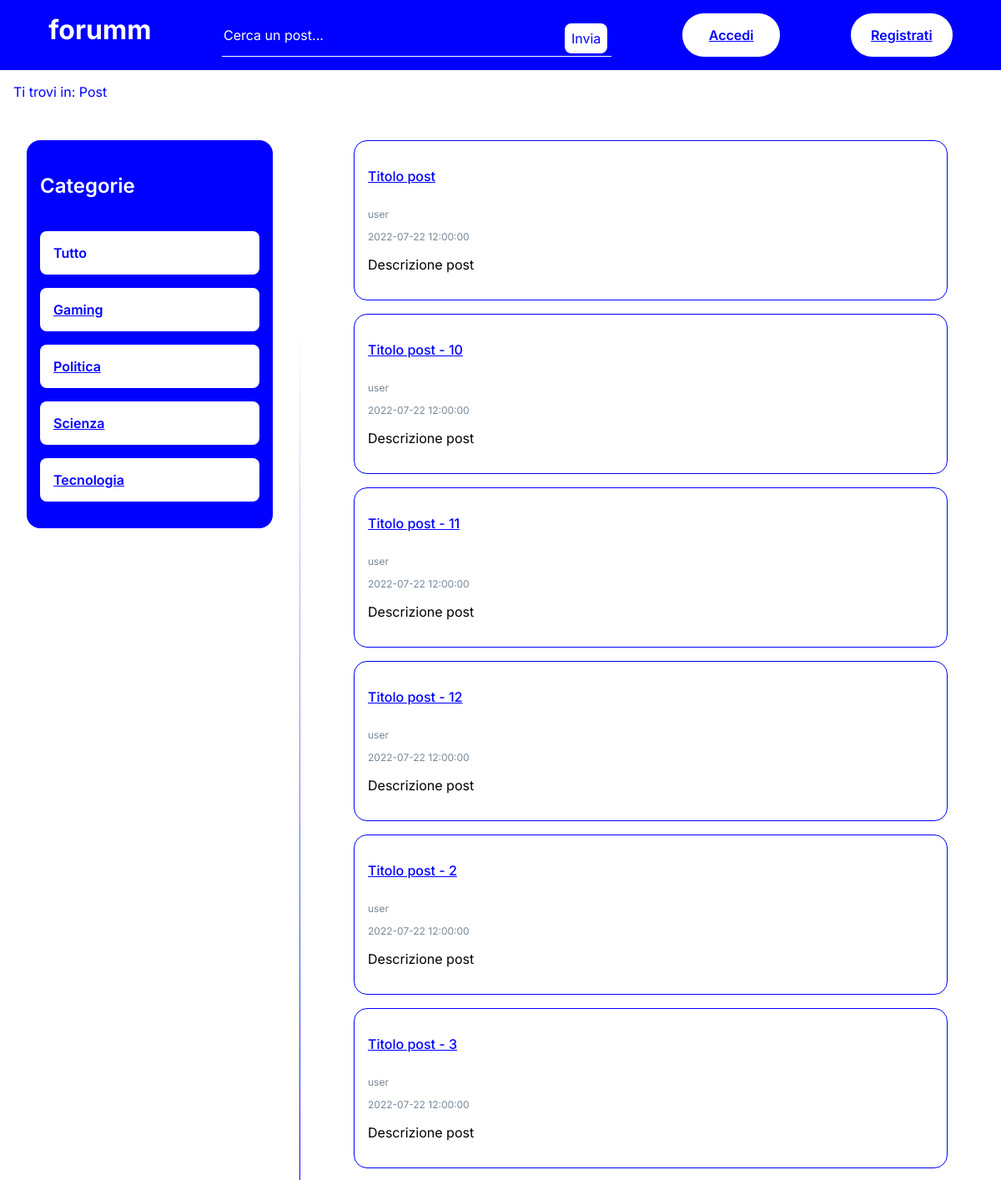
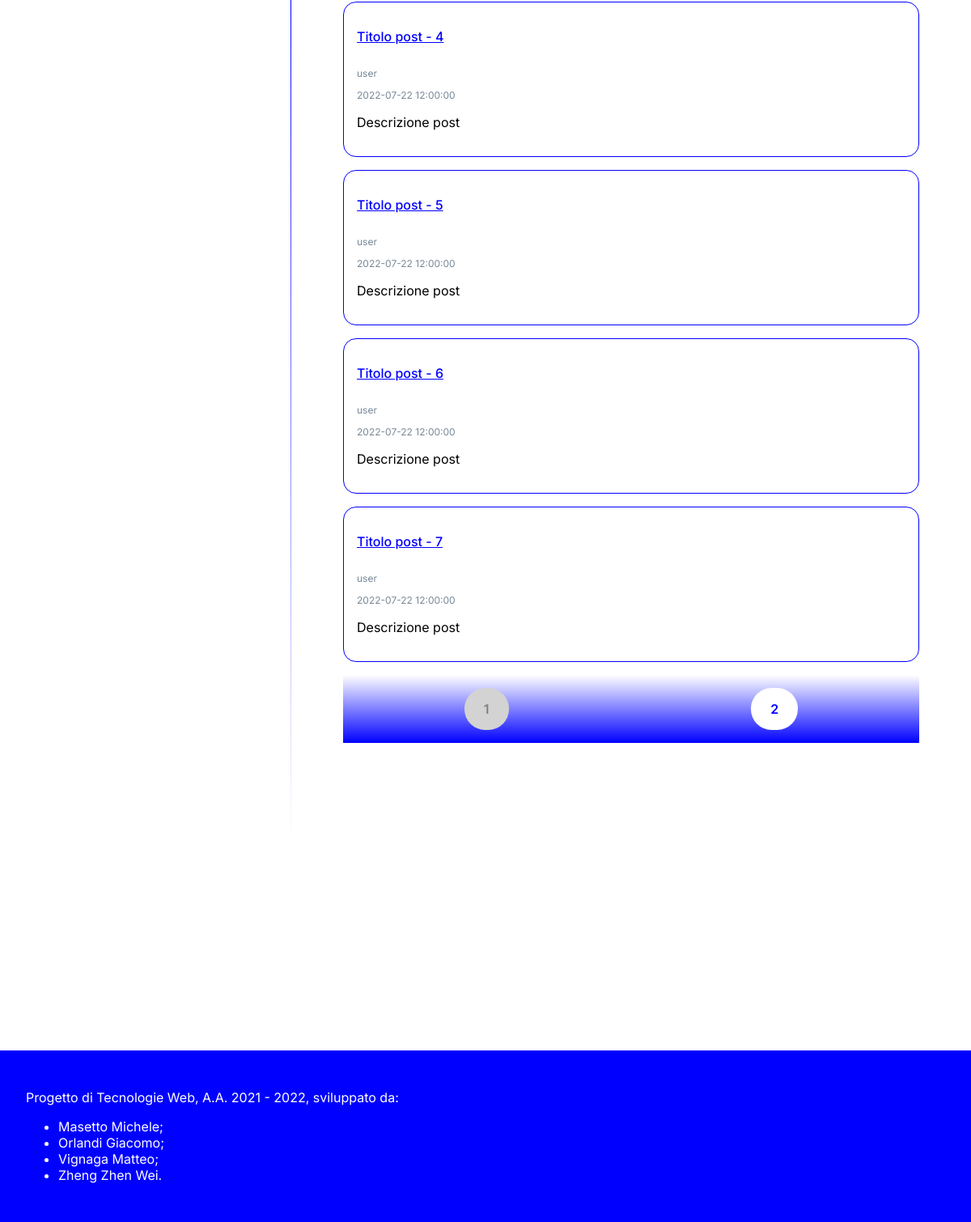
Before: / with the older database file (2 pictures, top to bottom).
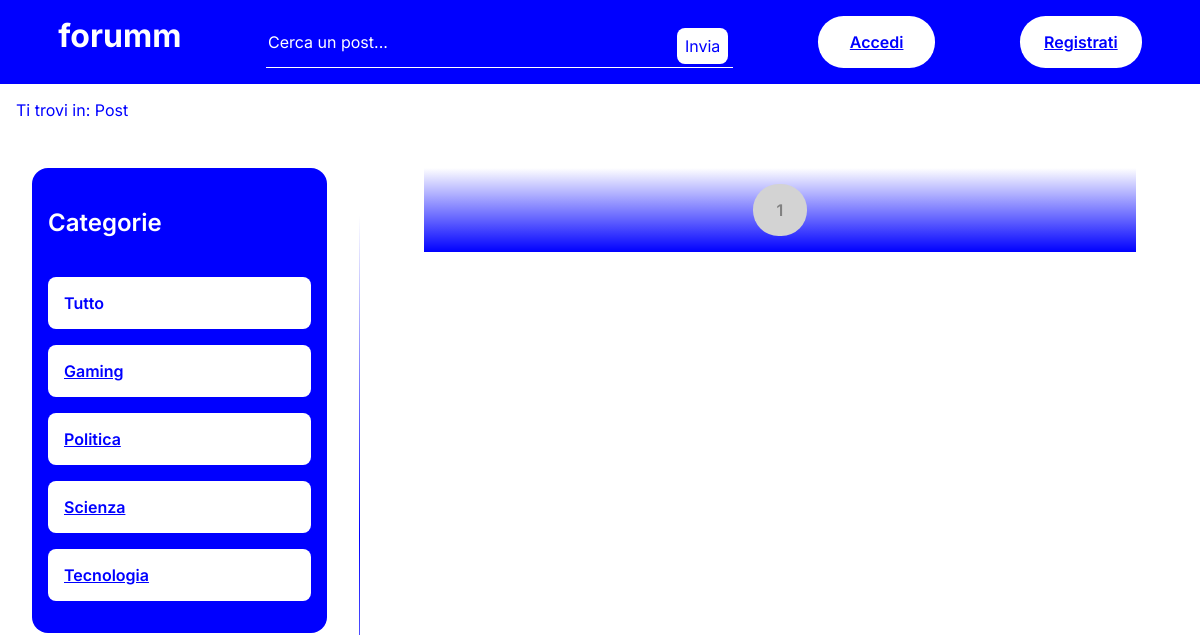
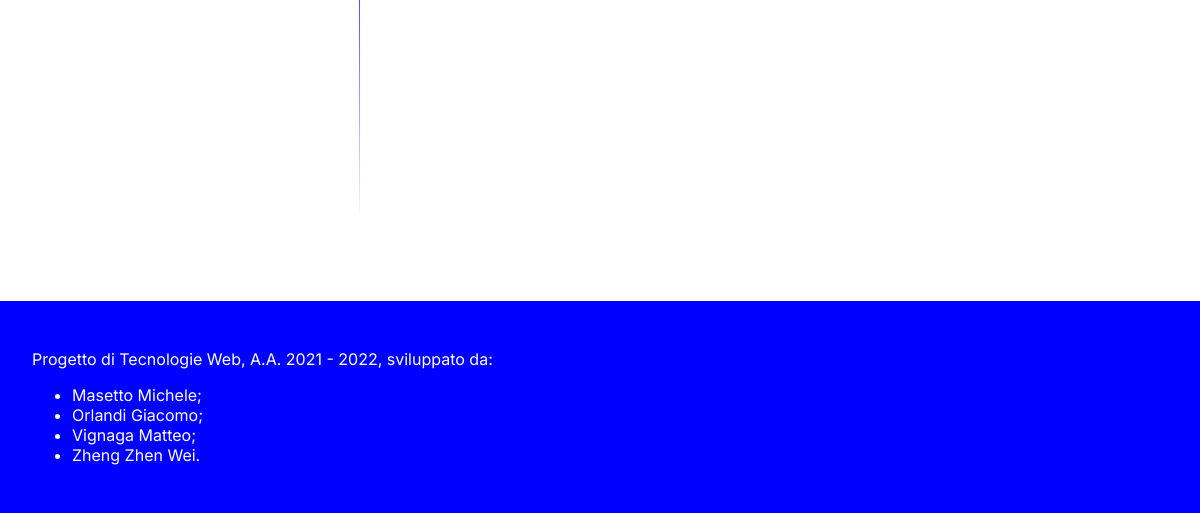
After: the same page with the newer database file (2 pictures, top to bottom).
### tables this page shows
CREATE TABLE `POST` (
  `title` varchar(319) NOT NULL,
  `user` varchar(319) NOT NULL,
  `category` varchar(319) NOT NULL,
  `date` timestamp NOT NULL DEFAULT current_timestamp(),
  `description` varchar(319) NOT NULL
);

### utils/dbConnection.php (called while the page is built, shortened)
<?php
class DBAccess {
    private $connection;
    public function openDBConnection() {
        $this->connection = mysqli_connect(
            DBAccess::HOST_DB,
            DBAccess::USERNAME,
            DBAccess::PASSWORD,
            DBAccess::DATABASE_NAME
        );
        if ($this->connection)
            mysqli_query($this->connection, "SET lc_time_names = 'it_IT'");
        return $this->connection;
    }
    private function query($query) {
        $queryResult = mysqli_query($this->connection, $query);
        $result = array();
        while ($row = mysqli_fetch_assoc($queryResult)) {
            $result[] = $row;
        }
        return $result;
    }
    public function getPostByCategory($category) {
        $query = "SELECT * FROM `POST` WHERE `category`='$category'";
        return $this->query($query);
    }
    public function getPostByCategoryByPage($category, $page) {
        $page = ($page - 1) * 10;
        $nextPage = $page + 10;
        $query = "SELECT `P1`.`title`, `P1`.`user`, `P1`.`date`, `P1`.`description`
            FROM (
                SELECT *
                FROM `POST`
                WHERE `category`='$category'
                LIMIT $nextPage
            ) AS `P1` LEFT JOIN (
                SELECT title
                FROM `POST`
                WHERE `category`='$category'
                LIMIT $page
            ) AS `P2` ON `P1`.`title`=`P2`.`title`
            WHERE `P2`.`title` IS NULL";
        return $this->query($query);
    }
}
?>

### utils/utilityFunctions.php (called while the page is built, shortened)
<?php
class UtilityFunctions {
    public static function replace($url, $array) {
        $html = file_get_contents($url);
        return UtilityFunctions::replaceFromHTML($html, $array);
    }
    public static function replaceFromHTML($html, $array) {
        foreach ($array as $key => $value)
            $html = str_replace($key, $value, $html);
        return $html;
    }
}
?>

### index.php (the view, shortened to what this page needs)
<?php
require_once "./utils/dbConnection.php";
require_once "./utils/utilityFunctions.php";
$db = new DBAccess();
$dbConnection = $db->openDBConnection();
$HTMLPost = "";
$HTMLPagination = "";
if ($dbConnection) {
    $category = $_GET["category"] ? mysqli_real_escape_string($dbConnection, $_GET["category"]) : "all";
    $HTMLPagination .= "<input type='text' name='category' value='$category' />";
    $page = $_GET["page"] ? mysqli_real_escape_string($dbConnection, $_GET["page"]) : '1';
    $page = intval($page);
    $post = $db->getPostByCategoryByPage(
        $category !== "all" ? $category : "' OR ''='",
        $page
    );
    foreach ($post as $p) {
        $HTMLPost .= "<div class='post'>
            <h3>
                <a href='commenti/?title={$p["title"]}'>{$p["title"]}</a>
            </h3>
            <p class='author'>{$p["user"]}</p>
            <p class='date'>{$p["date"]}</p>
            <p>{$p["description"]}</p>
        </div>";
    }
    $post = $db->getPostByCategory($category !== "all" ? $category : "' OR ''='");
    for ($pagination = 1; $pagination <= (count($post) / 10) + 1; ++$pagination) {
        $HTMLPagination .= "<input
            type='submit'
            name='page'
            value=$pagination
            class='button'
            ".($pagination === $page ? "disabled='disabled'" : "")."
        />";
    }
}
$loginEffettuato="";
if(isset($_SESSION["isValid"])&&$_SESSION["isValid"])
{
    $loginEffettuato="<div id='logout' class='button'><a href='./logout.php'>Logout</a></div>
    <div id='elimina' class='button'><a href='./deleteAccount.php'>Elimina Account</a></div>";
}
else
{
$loginEffettuato="<div id=\"login\" class=\"button\">
<a href=\"login/login.php\">Accedi</a>
</div>
<div id=\"signup\" class=\"button\">
<a href=\"login/signup.php\">Registrati</a>
</div>";
}
echo UtilityFunctions::replace(
    "post/post.html",
    ["<post />" => $HTMLPost, "<pages />" => $HTMLPagination,
    "<div id=\"login\" class=\"button\">
            <a href=\"login/login.php\">Accedi</a>
        </div>
        <div id=\"signup\" class=\"button\">
            <a href=\"login/signup.php\">Registrati</a>
        </div>"=>$loginEffettuato]
);
?>

### index.css (style rules this page uses)
* { font-family: 'Inter', sans-serif; font-size: 1em; box-sizing: border-box; border: 0; }
body { margin: 0; }
h1 { font-size: 2em; font-weight: 700; }
h2 { font-size: 1.5em; font-weight: 600; }
h1, h2, h3 { display: inline-block; margin: 1em 0; }
a { color: blue; }
body { display: grid; grid-template-columns: 30% 70%; grid-template-rows: auto auto 100vh auto; grid-template-areas: "header header" "breadcrumb breadcrumb" "sidebar main" "footer footer"; }
#sidebar, #content, #footer { padding: 2em; }
.button { padding: 1em 1.5em; border-radius: 1.6em; font-weight: 600; color: blue; background-color: white; white-space: nowrap; text-overflow: ellipsis; }
input:disabled.button { background-color: lightgray; color: gray; }
#header { display: flex; flex-direction: row; flex-wrap: nowrap; justify-content: space-around; grid-area: header; padding: 1em; color: white; background-color: blue; }
#title > h1 { margin: 0; }
#search { position: relative; width: 40%; border-bottom: 1px solid white; }
#search-input { width: 75%; background-color: blue; color: white; caret-color: white; }
#search-input::placeholder { color: white; opacity: 1; }
#search-submit { position: relative; bottom: -1em; width: 23%; padding: .1em 0; }
#search-submit > input { position: absolute; bottom: 0; right: 0; padding: .5em; background-color: white; color: blue; border-radius: .5em; cursor: pointer; }
#search-input, #search-submit { display: inline-block; }
#login, #signup { display: inline-block; }
#login { padding: 1em 2em; }
#breadcrumb { grid-area: breadcrumb; padding: 0 1em; color: blue; }
#sidebar { grid-area: sidebar; border-image: linear-gradient(white 10%, blue 50%, white 90%) 1 100%; border-right: 1px solid; }
#sidebar > * { margin-bottom: 1em; padding: 1em; border-radius: 1em; }
#categories { color: white; background-color: blue; }
#categories ul { margin: 0; padding: 0; list-style-type: none; color: blue; font-weight: 600; }
#categories li { margin: 1em 0; padding: 1em; border-radius: .5em; background-color: white; }
#content { grid-area: main; padding: 2em 4em; }
#content > div { height: 100%; overflow-y: scroll; }
#footer { grid-area: footer; background-color: blue; color: white; }
#signup { color: blue; background-color: white; }
h3 { font-size: 1em; font-weight: 500; }
input.button:not(:disabled) { cursor: pointer; }

### post/post.css (style rules this page uses)
#post > form { position: sticky; bottom: 0; display: flex; justify-content: space-around; flex-wrap: wrap; background-image: linear-gradient(rgba(0, 0, 255, 0), rgba(0, 0, 255, 1)); }
#pagination > input[type='submit'] { margin: 1em; }
.post { margin-bottom: 1em; padding: 1em; border: 1px solid blue; border-radius: 1em; }
.author, .date { font-size: .75em; color: lightslategray; }

### mini.css (style rules this page uses)
* { font-size: .95em; }
body { display: grid; grid-template-rows: auto auto auto 100vh auto; grid-template-columns: auto; grid-template-areas: "header" "breadcrumb" "sidebar" "main" "footer"; }
#search { width: 60%; }
#sidebar { border-image: linear-gradient(to left, white 25%, blue 50%, white 75%) 100; border-right: 0; border-bottom: 1px solid; }
#categories li { display: inline-block; width: 19%; text-align: center; }

Changed rows visible on the page:
removed post: title "Titolo post", user "user", date "2022-07-22 12:00:00", description "Descrizione post"
removed post: title "Titolo post - 10", user "user", date "2022-07-22 12:00:00", description "Descrizione post"
removed post: title "Titolo post - 11", user "user", date "2022-07-22 12:00:00", description "Descrizione post"
removed post: title "Titolo post - 12", user "user", date "2022-07-22 12:00:00", description "Descrizione post"
removed post: title "Titolo post - 2", user "user", date "2022-07-22 12:00:00", description "Descrizione post"
removed post: title "Titolo post - 3", user "user", date "2022-07-22 12:00:00", description "Descrizione post"
removed post: title "Titolo post - 4", user "user", date "2022-07-22 12:00:00", description "Descrizione post"
removed post: title "Titolo post - 5", user "user", date "2022-07-22 12:00:00", description "Descrizione post"
removed post: title "Titolo post - 6", user "user", date "2022-07-22 12:00:00", description "Descrizione post"
removed post: title "Titolo post - 7", user "user", date "2022-07-22 12:00:00", description "Descrizione post"
Other visible differences:
list line gone: "2"
